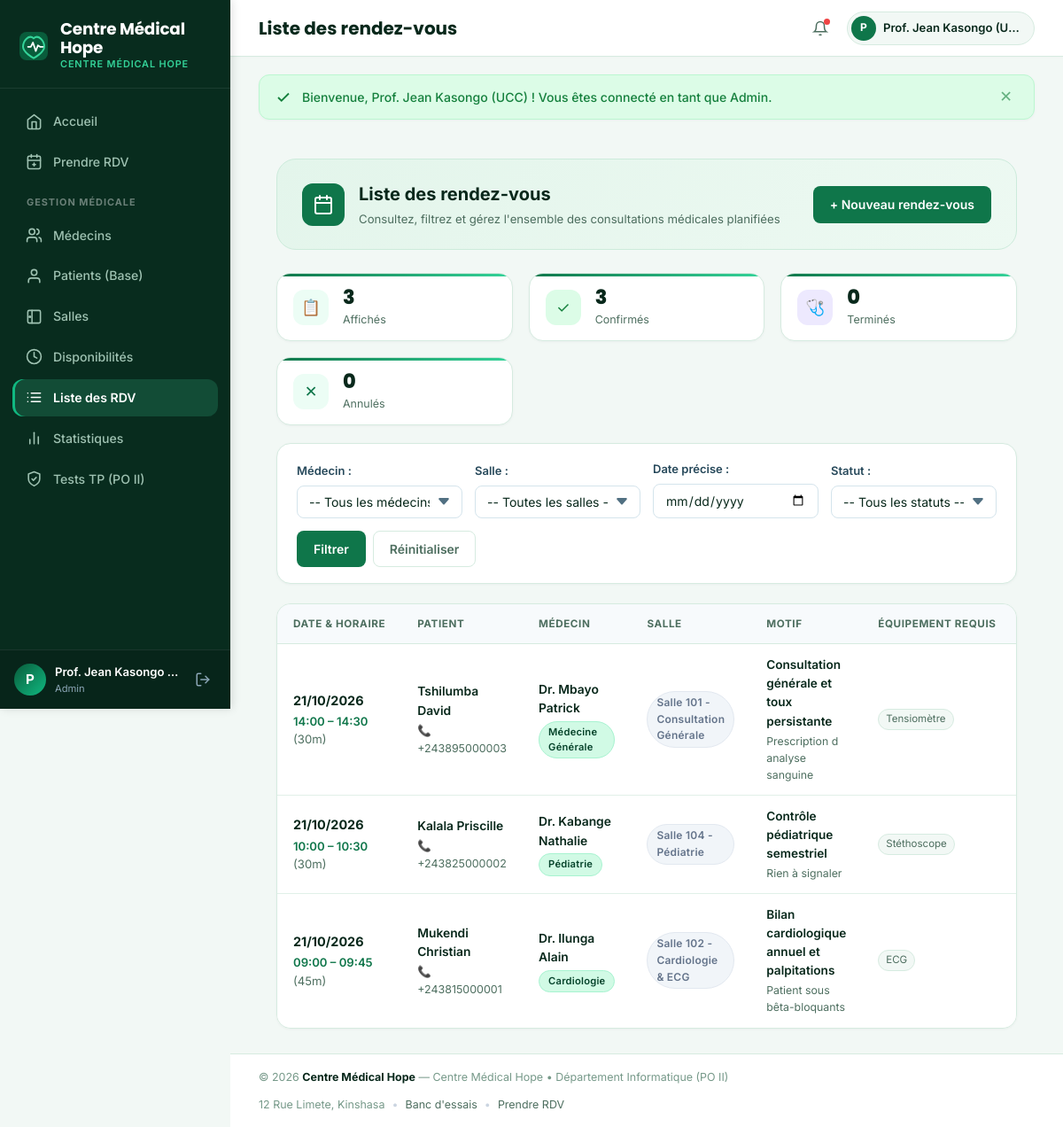
The app's page /rendez_vous/index.php (signed in) with its own data.
### tables this page shows
CREATE TABLE IF NOT EXISTS rendez_vous (
    id INT AUTO_INCREMENT PRIMARY KEY,
    id_patient INT NOT NULL,
    id_medecin INT NOT NULL,
    id_salle INT NOT NULL,
    date_heure DATETIME NOT NULL,
    duree_minutes INT NOT NULL DEFAULT 30,
    date_heure_fin DATETIME NOT NULL,
    equipement_requis VARCHAR(255) NULL,
    motif VARCHAR(255) NOT NULL,
    statut ENUM('en_attente', 'confirme', 'termine', 'annule', 'reporte') NOT NULL DEFAULT 'confirme',
    remarques TEXT NULL,
    date_creation DATETIME DEFAULT CURRENT_TIMESTAMP,
    CONSTRAINT fk_rdv_patient FOREIGN KEY (id_patient) 
        REFERENCES patients(id) ON DELETE RESTRICT ON UPDATE CASCADE,
    CONSTRAINT fk_rdv_medecin FOREIGN KEY (id_medecin) 
        REFERENCES medecins(id) ON DELETE RESTRICT ON UPDATE CASCADE,
    CONSTRAINT fk_rdv_salle FOREIGN KEY (id_salle) 
        REFERENCES salles(id) ON DELETE RESTRICT ON UPDATE CASCADE,
    INDEX idx_medecin_periode (id_medecin, date_heure, date_heure_fin),
    INDEX idx_salle_periode (id_salle, date_heure, date_heure_fin),
    INDEX idx_rdv_date (date_heure)
);

CREATE TABLE IF NOT EXISTS patients (
    id INT AUTO_INCREMENT PRIMARY KEY,
    nom VARCHAR(100) NOT NULL,
    prenom VARCHAR(100) NOT NULL,
    date_naissance DATE NOT NULL,
    sexe ENUM('M', 'F') NOT NULL,
    telephone VARCHAR(30) NOT NULL,
    email VARCHAR(150) NOT NULL,
    mot_de_passe VARCHAR(255) NULL,
    compte_actif TINYINT(1) NOT NULL DEFAULT 1,
    date_inscription DATETIME DEFAULT CURRENT_TIMESTAMP,
    adresse TEXT NULL,
    groupe_sanguin ENUM('A+', 'A-', 'B+', 'B-', 'AB+', 'AB-', 'O+', 'O-') NULL,
    antecedents TEXT NULL,
    date_creation DATETIME DEFAULT CURRENT_TIMESTAMP
);

CREATE TABLE IF NOT EXISTS medecins (
    id INT AUTO_INCREMENT PRIMARY KEY,
    nom VARCHAR(100) NOT NULL,
    prenom VARCHAR(100) NOT NULL,
    specialite VARCHAR(100) NOT NULL,
    telephone VARCHAR(30) NOT NULL,
    email VARCHAR(150) NOT NULL UNIQUE,
    bureau VARCHAR(50) NULL,
    photo VARCHAR(255) DEFAULT 'assets/images/doctor-default.png',
    actif TINYINT(1) DEFAULT 1,
    date_creation DATETIME DEFAULT CURRENT_TIMESTAMP
);

CREATE TABLE IF NOT EXISTS salles (
    id INT AUTO_INCREMENT PRIMARY KEY,
    nom VARCHAR(100) NOT NULL UNIQUE,
    etage VARCHAR(50) NOT NULL,
    capacite INT NOT NULL DEFAULT 1,
    equipements TEXT NOT NULL COMMENT 'Équipements séparés par virgules ex: Stéthoscope, ECG, Échographe',
    statut ENUM('disponible', 'maintenance', 'fermee') NOT NULL DEFAULT 'disponible',
    description TEXT NULL
);

### config/database.php (called while the page is built, shortened)
<?php
function e($string) {
    return htmlspecialchars($string ?? '', ENT_QUOTES, 'UTF-8');
}

### rendez_vous/index.php (the view, shortened to what this page needs)
<?php
require_once __DIR__ . '/../config/database.php';
$filtreDate    = trim($_GET['date'] ?? '');
$sql = "SELECT r.*,
        p.nom AS patient_nom, p.prenom AS patient_prenom, p.telephone AS patient_tel,
        m.nom AS medecin_nom, m.prenom AS medecin_prenom, m.specialite,
        s.nom AS salle_nom
        FROM rendez_vous r
        JOIN patients p ON r.id_patient = p.id
        JOIN medecins m ON r.id_medecin = m.id
        JOIN salles s ON r.id_salle = s.id
        WHERE 1=1";
$params = [];
$sql .= " ORDER BY r.date_heure DESC";
$stmt = $pdo->prepare($sql);
$stmt->execute($params);
$rendezVous = $stmt->fetchAll();
$statsTotal   = count($rendezVous);
$statsConfirme = count(array_filter($rendezVous, fn($r) => $r['statut'] === 'confirme'));
$statsTermine  = count(array_filter($rendezVous, fn($r) => $r['statut'] === 'termine'));
$statsAnnule   = count(array_filter($rendezVous, fn($r) => $r['statut'] === 'annule'));
require_once __DIR__ . '/../includes/header.php';
?>
<div class="container">
    <div class="page-top-banner">
        <div class="page-top-banner-left">
            <div class="page-banner-icon">
                <svg width="24" height="24" viewBox="0 0 24 24" fill="none" stroke="currentColor" stroke-width="2" stroke-linecap="round" stroke-linejoin="round">
                    <rect x="3" y="4" width="18" height="18" rx="2" ry="2"/>
                    <line x1="16" y1="2" x2="16" y2="6"/>
                    <line x1="8" y1="2" x2="8" y2="6"/>
                    <line x1="3" y1="10" x2="21" y2="10"/>
                </svg>
            </div>
            <div>
                <div class="page-banner-title">Liste des rendez-vous</div>
                <div class="page-banner-sub">Consultez, filtrez et gérez l'ensemble des consultations médicales planifiées</div>
            </div>
        </div>
        <div>
            <a href="<?= BASE_URL ?>/rendez_vous/prendre.php" class="btn btn-primary">
                + Nouveau rendez-vous
            </a>
        </div>
    </div>
    <div class="stats-grid" style="margin-bottom: 20px;">
        <div class="stat-card" style="padding: 14px 18px;">
            <div class="stat-icon" style="width: 40px; height: 40px; font-size: 1.1rem;">📋</div>
            <div class="stat-info">
                <div class="stat-number" style="font-size: 1.4rem;"><?= $statsTotal ?></div>
                <div class="stat-label">Affichés</div>
            </div>
        </div>
        <div class="stat-card" style="padding: 14px 18px;">
            <div class="stat-icon green" style="width: 40px; height: 40px; font-size: 1.1rem;">✓</div>
            <div class="stat-info">
                <div class="stat-number" style="font-size: 1.4rem;"><?= $statsConfirme ?></div>
                <div class="stat-label">Confirmés</div>
            </div>
        </div>
        <div class="stat-card" style="padding: 14px 18px;">
            <div class="stat-icon purple" style="width: 40px; height: 40px; font-size: 1.1rem;">🩺</div>
            <div class="stat-info">
                <div class="stat-number" style="font-size: 1.4rem;"><?= $statsTermine ?></div>
                <div class="stat-label">Terminés</div>
            </div>
        </div>
        <div class="stat-card" style="padding: 14px 18px;">
            <div class="stat-icon amber" style="width: 40px; height: 40px; font-size: 1.1rem;">✕</div>
            <div class="stat-info">
                <div class="stat-number" style="font-size: 1.4rem;"><?= $statsAnnule ?></div>
                <div class="stat-label">Annulés</div>
            </div>
        </div>
    </div>
    <div class="filter-bar">
        <form method="GET" action="<?= BASE_URL ?>/rendez_vous/index.php" class="filter-grid">
            <div class="form-group" style="margin-bottom: 0;">
                <label class="form-label">Médecin :</label>
                <select name="medecin_id" class="form-control">
                    <option value="">-- Tous les médecins --</option>
                </select>
            </div>
            <div class="form-group" style="margin-bottom: 0;">
                <label class="form-label">Salle :</label>
                <select name="salle_id" class="form-control">
                    <option value="">-- Toutes les salles --</option>
                </select>
            </div>
            <div class="form-group" style="margin-bottom: 0;">
                <label class="form-label">Date précise :</label>
                <input type="date" name="date" class="form-control" value="<?= e($filtreDate) ?>">
            </div>
            <div class="form-group" style="margin-bottom: 0;">
                <label class="form-label">Statut :</label>
                <select name="statut" class="form-control">
                    <option value="">-- Tous les statuts --</option>
                </select>
            </div>
            <div style="display: flex; gap: 8px;">
                <button type="submit" class="btn btn-primary" style="flex: 1;">
                    Filtrer
                </button>
                <a href="<?= BASE_URL ?>/rendez_vous/index.php" class="btn btn-secondary">
                    Réinitialiser
                </a>
            </div>
        </form>
    </div>
    <div class="table-responsive">
        <table class="table">
            <thead>
                <tr>
                    <th>Date & Horaire</th>
                    <th>Patient</th>
                    <th>Médecin</th>
                    <th>Salle</th>
                    <th>Motif</th>
                    <th>Équipement requis</th>
                    <th>Statut</th>
                </tr>
            </thead>
            <tbody>
                <?php if (empty($rendezVous)): ?>
                    <tr>
                        <td colspan="8" class="table-empty">
                            <div class="table-empty-icon">📅</div>
                            <div style="font-size: 1rem; font-weight: 600; color: var(--text-primary); margin-bottom: 4px;">
                                Aucun rendez-vous trouvé
                            </div>
                            <p style="font-size: 0.85rem; color: var(--text-secondary); margin-bottom: 16px;">
                                Aucun enregistrement ne correspond aux filtres appliqués.
                            </p>
                            <a href="<?= BASE_URL ?>/rendez_vous/prendre.php" class="btn btn-primary btn-sm">
                                + Programmer un rendez-vous
                            </a>
                        </td>
                    </tr>
                <?php else: ?>
                    <?php foreach ($rendezVous as $r): ?>
                        <tr>
                            <td>
                                <strong style="color: var(--text-primary); font-size: 0.9rem;">
                                    <?= date('d/m/Y', strtotime($r['date_heure'])) ?>
                                </strong>
                                <div style="color: var(--primary); font-weight: 600; font-size: 0.82rem; margin-top: 2px;">
                                    <?= date('H:i', strtotime($r['date_heure'])) ?> – <?= date('H:i', strtotime($r['date_heure_fin'])) ?>
                                    <span style="color: var(--text-muted); font-weight: 400;">(<?= $r['duree_minutes'] ?>m)</span>
                                </div>
                            </td>
                            <td>
                                <a href="<?= BASE_URL ?>/patients/details.php?id=<?= $r['id_patient'] ?>" style="font-weight: 600; color: var(--blue-700);">
                                    <?= e($r['patient_nom']) ?> <?= e($r['patient_prenom']) ?>
                                </a>
                                <div style="font-size: 0.78rem; color: var(--text-muted); margin-top: 2px;">
                                    📞 <?= e($r['patient_tel']) ?>
                                </div>
                            </td>
                            <td>
                                <div style="font-weight: 600; color: var(--text-primary);">
                                    <?= e($r['medecin_nom']) ?> <?= e($r['medecin_prenom']) ?>
                                </div>
                                <span class="badge badge-primary" style="font-size: 0.7rem; margin-top: 3px;">
                                    <?= e($r['specialite']) ?>
                                </span>
                            </td>
                            <td>
                                <span class="badge badge-secondary" style="font-size: 0.75rem;">
                                    <?= e($r['salle_nom']) ?>
                                </span>
                            </td>
                            <td>
                                <div style="font-weight: 600; font-size: 0.85rem; color: var(--text-primary);">
                                    <?= e($r['motif']) ?>
                                </div>
                                <?php if ($r['remarques']): ?>
                                    <div style="font-size: 0.77rem; color: var(--text-secondary); margin-top: 2px; max-width: 200px;">
                                        <?= e($r['remarques']) ?>
                                    </div>
                                <?php endif; ?>
                            </td>
                            <td>
                                <?= $r['equipement_requis'] ? '<span class="equip-tag">' . e($r['equipement_requis']) . '</span>' : '<span style="color: var(--gray-400); font-size: 0.8rem;">—</span>' ?>
                            </td>
                            <td>
                            </td>
                        </tr>
                    <?php endforeach; ?>
                <?php endif; ?>
            </tbody>
        </table>
    </div>
</div>
<?php require_once __DIR__ . '/../includes/footer.php'; ?>

### records on screen
rendez_vous: date_heure "21/10/2026", date_heure "14:00", date_heure_fin "14:30", duree_minutes "30", id_patient.nom "Tshilumba", id_patient.prenom "David", id_patient.telephone "+243895000003", id_medecin.nom "Dr. Mbayo", id_medecin.prenom "Patrick", id_medecin.specialite "Médecine Générale", id_salle.nom "Salle 101 - Consultation Générale", motif "Consultation générale et toux persistante", remarques "Prescription d analyse sanguine", equipement_requis "Tensiomètre"
rendez_vous: date_heure "21/10/2026", date_heure "10:00", date_heure_fin "10:30", duree_minutes "30", id_patient.nom "Kalala", id_patient.prenom "Priscille", id_patient.telephone "+243825000002", id_medecin.nom "Dr. Kabange", id_medecin.prenom "Nathalie", id_medecin.specialite "Pédiatrie", id_salle.nom "Salle 104 - Pédiatrie", motif "Contrôle pédiatrique semestriel", remarques "Rien à signaler", equipement_requis "Stéthoscope"
rendez_vous: date_heure "21/10/2026", date_heure "09:00", date_heure_fin "09:45", duree_minutes "45", id_patient.nom "Mukendi", id_patient.prenom "Christian", id_patient.telephone "+243815000001", id_medecin.nom "Dr. Ilunga", id_medecin.prenom "Alain", id_medecin.specialite "Cardiologie", id_salle.nom "Salle 102 - Cardiologie & ECG", motif "Bilan cardiologique annuel et palpitations", remarques "Patient sous bêta-bloquants", equipement_requis "ECG"

### other values on screen
substr($_SESSION['utilisateur_nom'] ?? 'U', 0, 1) "P"
$_SESSION['utilisateur_nom'] "Prof. Jean Kasongo…"
$_SESSION['utilisateur_role'] "Admin"
$sectionName "Liste des rendez-vous"
substr($_SESSION['utilisateur_nom'] ?? 'A', 0, 1) "P"
$_SESSION['utilisateur_nom'] "Prof. Jean Kasongo (U…"
$msg['text'] "Bienvenue, Prof. Jean Kasongo (UCC) ! Vous êtes connecté en tant que Admin."
$statsTotal "3"
$statsConfirme "3"
$statsTermine "0"
$statsAnnule "0"
